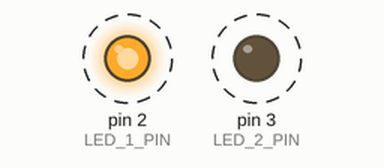
Bench run of a sketch on a simulated Arduino Uno, built with avr-gcc and run on an emulated ATmega328P. Shown: output pins drawn as LEDs (lit = HIGH). Dashed ring = blinking.

Above: at 0.2 s.
Timing chart, 0 to 3.0 s (numbered marks = the images above):
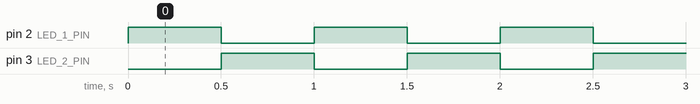

The sketch:

catch-lightning.ino
```cpp
#include "src/Led/Led.h"
#include "src/MillisDelay/MillisDelay.h"

#define LED_1_PIN 2
#define LED_2_PIN 3
#define LED_3_PIN 4
#define LED_4_PIN 5
#define LED_5_PIN 6
#define LED_6_PIN 7

Led led1(LED_1_PIN);
Led led2(LED_2_PIN);

MillisDelay ledDelay;

void setup() {
  ledDelay.start(500);
  led1.on();
};

void loop() {
  if (ledDelay.justFinished()) {
    ledDelay.repeat();
    if (led1.isOn()) {
      led1.off();
      led2.on();
    } else {
      led1.on();
      led2.off();
    }
  }
}
```

Led.cpp
```cpp
#include "Led.h"
Led::Led(byte pin) {
  this->pin = pin;
  init();
}
void Led::init() {
  pinMode(pin, OUTPUT);
  off();
}
void Led::on() { digitalWrite(pin, HIGH); }
void Led::off() { digitalWrite(pin, LOW); }
bool Led::isOn() {
  return digitalRead(pin) == HIGH;
}
```

Led.h
```cpp
#ifndef MY_LED_H
#define MY_LED_H
#include <Arduino.h>
class Led {
 private:
  byte pin;
  void init();

 public:
  Led(byte pin);
  void on();
  void off();
  bool isOn();
};
#endif
```

MillisDelay.cpp
```cpp
// MillisDelay.cpp

/*
 * (c)2018 Forward Computing and Control Pty. Ltd.
 * NSW Australia, www.forward.com.au
 * This code is not warranted to be fit for any purpose. You may only use it at
 * your own risk. This generated code may be freely used for both private and
 * commercial use provided this copyright is maintained.
 */

// include Arduino.h for millis()
#include "MillisDelay.h"

#include <Arduino.h>

MillisDelay::MillisDelay() {
  finishNow = false;
  running = false;
  startTime = 0;
}

/**
   Start a delay of this many milliseconds
   @param delay in millisconds, 0 means justFinished() will return true on first
   call
*/
void MillisDelay::start(unsigned long delay) {
  finishNow = false;
  msDelay = delay;
  running = true;
  startTime = millis();
}

/**
   Stop the delay
   justFinished() will now never return true
   until after start(),restart() or repeat() called again
*/
void MillisDelay::stop() {
  running = false;
  finishNow = false;  // do not finish early
}

/**
  Has the delay ended/expired or has finish() been called?
  justFinished() returns true just once when delay first exceeded or the first
  time it is called after finish() called
*/
bool MillisDelay::justFinished() {
  if (running && (finishNow || (millis() - startTime) >= msDelay)) {
    stop();
    return true;
  }
  return false;
}

/**
   repeat()
   Do same delay again but allow for a possible delay in calling justFinished()
*/
void MillisDelay::repeat() {
  startTime = startTime + msDelay;
  running = true;
  finishNow = false;  // do not finish early
}
```

MillisDelay.h
```cpp
#ifndef MILLIS_DELAY
#define MILLIS_DELAY
#include <Arduino.h>
class MillisDelay {
 private:
  bool finishNow;
  unsigned long msDelay;
  bool running;
  unsigned long startTime;

  public:
    MillisDelay();
    void start(unsigned long delay);
    void stop();
    bool justFinished();
    void repeat();
};
#endif
```

Measured:
- by itself, pin 2 (LED_1_PIN), pin 3 (LED_2_PIN): alternates HIGH for 0.50 s and LOW for 0.50 s
